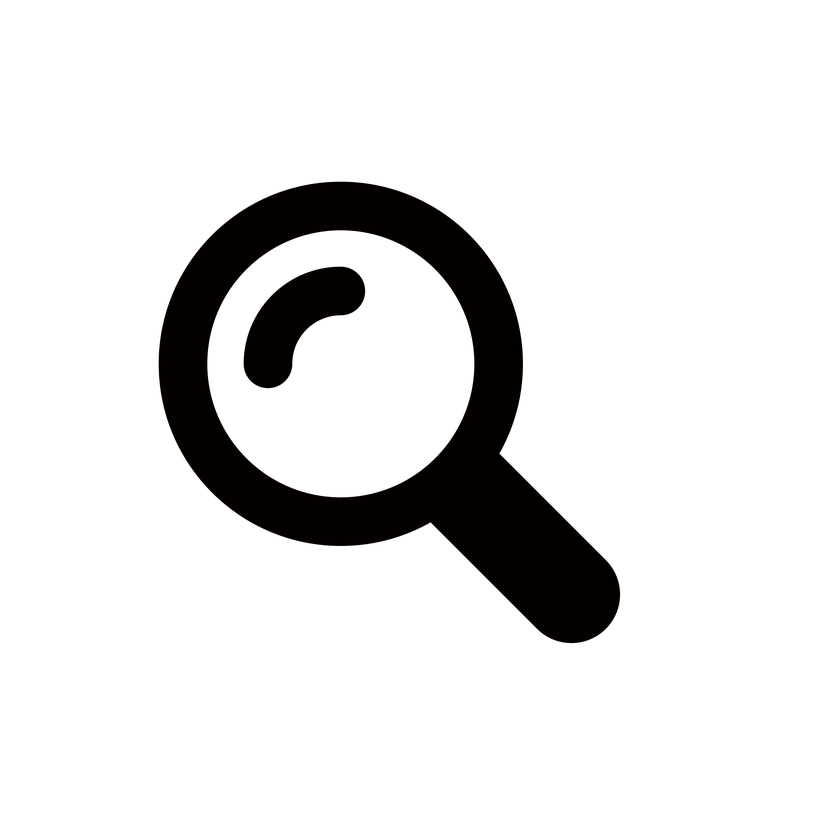
#> input picture development/magnifying_glass_icon.png, 840 x 840 px, shrunk from 4167 x 4167 before the run
$ python convert_image_to_base64.py
#> lines starting #> are read from the running program, lines starting #| are printed output that depends on the picture
import base64
from PIL import Image
import io


def reflect_image_horizontally_and_convert_to_base64(image_path, output_file):
    # Open an image file
#> called with image_path = 'magnifying_glass_icon.png', output_file = 'magnifying_glass_icon_reflected.txt'
    with Image.open(image_path) as img:
        # Reflect the image vertically
#> img is the input picture: PIL image 840x840 RGBA; mean R, G, B, A 0.4, 0, 0, 26.6
        reflected_image = img.transpose(Image.FLIP_LEFT_RIGHT)
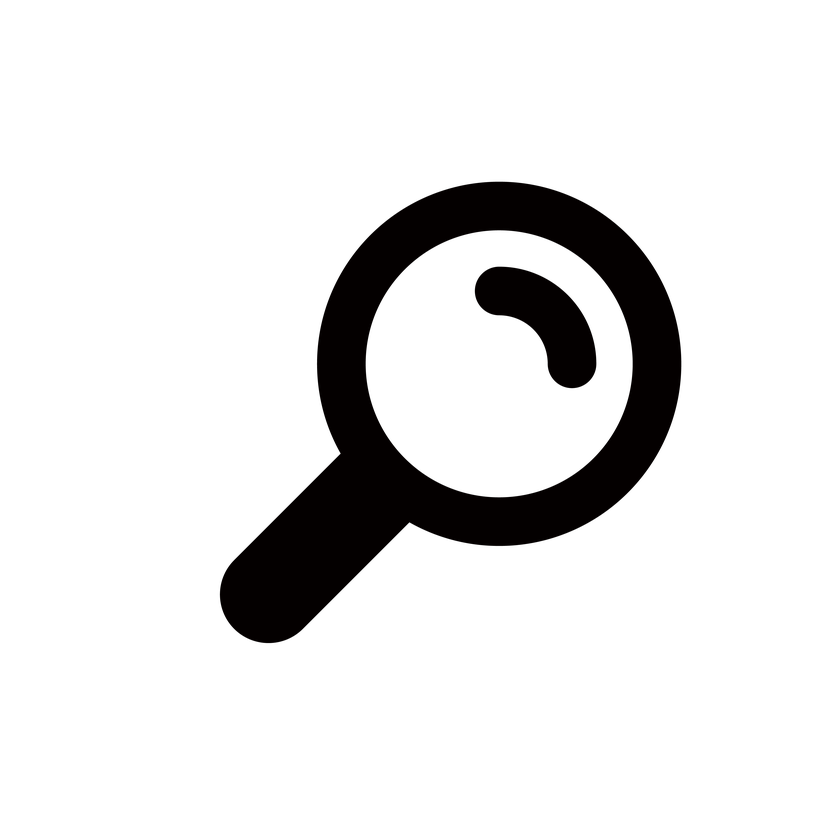
#> reflected_image: PIL image 840x840 RGBA; mean R, G, B, A 0.4, 0, 0, 26.6; transparent parts drawn white

        # Save the image to a bytes buffer
        buffered = io.BytesIO()
        reflected_image.save(buffered, format="PNG")

        # Encode the image to base64
        img_str = base64.b64encode(buffered.getvalue()).decode("utf-8")

    with open(output_file, 'w') as fp_write:
        fp_write.write(img_str)
    return img_str


# Example usage
image_path = 'magnifying_glass_icon.png'
base64_image = reflect_image_horizontally_and_convert_to_base64(image_path, 'magnifying_glass_icon_reflected.txt')
print(base64_image)
